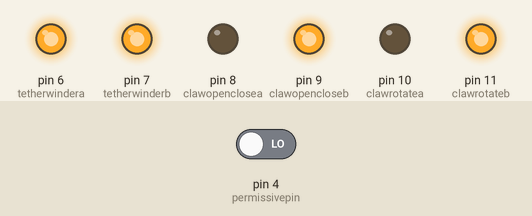
This sketch was run on a simulated Arduino Uno, built with avr-gcc and run on an emulated ATmega328P. On the bench: output pins drawn as LEDs (lit = HIGH). The test bench sets the inputs (shaded band); at power-on: pin 4 (permissivepin) LOW. What the sketch prints to the serial monitor is not drawn.

Above: at 0.1 s.
Timing chart, 0 to 1.6 s (numbered marks = the images above):
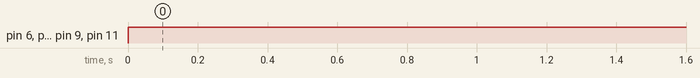

The sketch:

Main_ROV_Controller_3-20-2020_Draft.ino
```cpp
//began with minirov code

/*#include <Servo.h>
 Servo thruster;     // create servo object to control the ESC
 Servo claw;
*/
//declare analog pins
int clawopencloseinput = A0;
int driveinput = A1;  // do we really need this? we could output the same signal from A3 if we wanted to (using the arduino as an amplifier)
int clawrotateinput = A2;
//declare digital pins
int tetherforward = 0;
int tetherreverse = 1;
int permissivepin = 4;
//declare output pins
int tetherwindera = 6;
int tetherwinderb = 7;
int clawopenclosea = 8;
int clawopencloseb = 9;
int clawrotatea = 10;
int clawrotateb = 11;
int futuresparea = 12;
int futurespareb = 13;

// initial values

int permissive=0;
int clawrotateval;
int clawopencloseval;
int tetherreverseval = 0;
int tetherforwardval= 0;

void setup() {
 Serial.begin(9600);
 Serial.println("<Arduino is ready>");
 pinMode(permissivepin,INPUT);
 pinMode(tetherwindera,OUTPUT);

 pinMode(tetherwinderb,OUTPUT);

 pinMode(clawopenclosea,OUTPUT);
 pinMode(clawopencloseb,OUTPUT);
pinMode(clawrotatea,OUTPUT);
pinMode(clawrotateb,OUTPUT);
// set all the motor control drivers to low
 digitalWrite(tetherwindera,LOW);
 digitalWrite(tetherwinderb,LOW);
 digitalWrite(clawopenclosea,LOW);
 digitalWrite(clawopencloseb,LOW);
 digitalWrite(clawrotatea,LOW);
 digitalWrite(clawrotateb,LOW);
}

void loop() {
permissive = digitalRead(permissivepin);
if (permissive=LOW)  {
clawrotateval = analogRead(clawrotateinput);
clawopencloseval = analogRead(clawopencloseinput);
}
tetherforwardval = digitalRead(tetherforward);
tetherreverseval = digitalRead(tetherreverse);


// this is where we instruct the motor drivers.

if (tetherforwardval = HIGH)
  {
  digitalWrite(tetherwindera,HIGH);
  }
  else
  {
  digitalWrite(tetherwindera,LOW);
  }

if (tetherreverseval = HIGH) {
  digitalWrite(tetherwinderb,HIGH);
  }
  else {
  digitalWrite(tetherwinderb,LOW);
  }

if (clawopencloseval > 300 ) {
  digitalWrite(clawopenclosea,HIGH);
  }
else if (clawopencloseval < 200) {
  digitalWrite(clawopencloseb,HIGH);
  }
  else {
  digitalWrite(clawopenclosea,LOW);
  digitalWrite(clawopencloseb,LOW);
  }
if (clawrotateval > 300 )
  {
  digitalWrite(clawrotatea,HIGH);
  }
else if (clawrotateval < 200) {
  digitalWrite(clawrotateb,HIGH);
  }
  else {
  digitalWrite(clawrotatea,LOW);
  digitalWrite(clawrotateb,LOW);
  }
}
```

Measured:
- by itself, pin 6 (tetherwindera), pin 7 (tetherwinderb), pin 9 (clawopencloseb), pin 11 (clawrotateb): LOW → HIGH at 0.00 s
